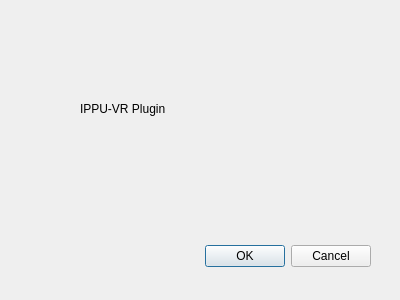
<?xml version="1.0" encoding="UTF-8"?>
<ui version="4.0">
 <class>IPPUVRDialogBase</class>
 <widget class="QDialog" name="IPPUVRDialogBase">
  <property name="geometry">
   <rect>
    <x>0</x>
    <y>0</y>
    <width>400</width>
    <height>300</height>
   </rect>
  </property>
  <property name="windowTitle">
   <string>IPPUVR</string>
  </property>
  <widget class="QDialogButtonBox" name="button_box">
   <property name="geometry">
    <rect>
     <x>30</x>
     <y>240</y>
     <width>341</width>
     <height>32</height>
    </rect>
   </property>
   <property name="orientation">
    <enum>Qt::Horizontal</enum>
   </property>
   <property name="standardButtons">
    <set>QDialogButtonBox::Cancel|QDialogButtonBox::Ok</set>
   </property>
  </widget>
  <widget class="QLabel" name="label">
   <property name="geometry">
    <rect>
     <x>80</x>
     <y>100</y>
     <width>131</width>
     <height>17</height>
    </rect>
   </property>
   <property name="text">
    <string>IPPU-VR Plugin</string>
   </property>
  </widget>
 </widget>
 <resources/>
 <connections>
  <connection>
   <sender>button_box</sender>
   <signal>accepted()</signal>
   <receiver>IPPUVRDialogBase</receiver>
   <slot>accept()</slot>
   <hints>
    <hint type="sourcelabel">
     <x>20</x>
     <y>20</y>
    </hint>
    <hint type="destinationlabel">
     <x>20</x>
     <y>20</y>
    </hint>
   </hints>
  </connection>
  <connection>
   <sender>button_box</sender>
   <signal>rejected()</signal>
   <receiver>IPPUVRDialogBase</receiver>
   <slot>reject()</slot>
   <hints>
    <hint type="sourcelabel">
     <x>20</x>
     <y>20</y>
    </hint>
    <hint type="destinationlabel">
     <x>20</x>
     <y>20</y>
    </hint>
   </hints>
  </connection>
 </connections>
</ui>
